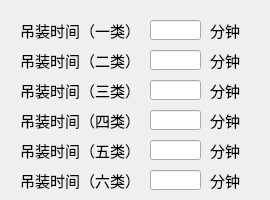
   <widget class="QWidget" name="tabDefault">
    <attribute name="title">
     <string>默认参数</string>
    </attribute>
    <widget class="QLabel" name="label_22">
     <property name="geometry">
      <rect>
       <x>20</x>
       <y>20</y>
       <width>131</width>
       <height>21</height>
      </rect>
     </property>
     <property name="font">
      <font>
       <family>宋体</family>
       <pointsize>11</pointsize>
      </font>
     </property>
     <property name="text">
      <string>吊装时间（一类）</string>
     </property>
    </widget>
    <widget class="QLineEdit" name="lineEdit">
     <property name="geometry">
      <rect>
       <x>150</x>
       <y>20</y>
       <width>51</width>
       <height>20</height>
      </rect>
     </property>
    </widget>
    <widget class="QLabel" name="label_23">
     <property name="geometry">
      <rect>
       <x>210</x>
       <y>20</y>
       <width>51</width>
       <height>21</height>
      </rect>
     </property>
     <property name="font">
      <font>
       <family>宋体</family>
       <pointsize>11</pointsize>
      </font>
     </property>
     <property name="text">
      <string>分钟</string>
     </property>
    </widget>
    <widget class="QLabel" name="label_25">
     <property name="geometry">
      <rect>
       <x>20</x>
       <y>50</y>
       <width>131</width>
       <height>21</height>
      </rect>
     </property>
     <property name="font">
      <font>
       <family>宋体</family>
       <pointsize>11</pointsize>
      </font>
     </property>
     <property name="text">
      <string>吊装时间（二类）</string>
     </property>
    </widget>
    <widget class="QLineEdit" name="lineEdit_2">
     <property name="geometry">
      <rect>
       <x>150</x>
       <y>50</y>
       <width>51</width>
       <height>20</height>
      </rect>
     </property>
    </widget>
    <widget class="QLabel" name="label_27">
     <property name="geometry">
      <rect>
       <x>210</x>
       <y>50</y>
       <width>51</width>
       <height>21</height>
      </rect>
     </property>
     <property name="font">
      <font>
       <family>宋体</family>
       <pointsize>11</pointsize>
      </font>
     </property>
     <property name="text">
      <string>分钟</string>
     </property>
    </widget>
    <widget class="QLabel" name="label_37">
     <property name="geometry">
      <rect>
       <x>20</x>
       <y>80</y>
       <width>131</width>
       <height>21</height>
      </rect>
     </property>
     <property name="font">
      <font>
       <family>宋体</family>
       <pointsize>11</pointsize>
      </font>
     </property>
     <property name="text">
      <string>吊装时间（三类）</string>
     </property>
    </widget>
    <widget class="QLineEdit" name="lineEdit_3">
     <property name="geometry">
      <rect>
       <x>150</x>
       <y>80</y>
       <width>51</width>
       <height>20</height>
      </rect>
     </property>
    </widget>
    <widget class="QLabel" name="label_38">
     <property name="geometry">
      <rect>
       <x>210</x>
       <y>80</y>
       <width>51</width>
       <height>21</height>
      </rect>
     </property>
     <property name="font">
      <font>
       <family>宋体</family>
       <pointsize>11</pointsize>
      </font>
     </property>
     <property name="text">
      <string>分钟</string>
     </property>
    </widget>
    <widget class="QLabel" name="label_39">
     <property name="geometry">
      <rect>
       <x>20</x>
       <y>110</y>
       <width>131</width>
       <height>21</height>
      </rect>
     </property>
     <property name="font">
      <font>
       <family>宋体</family>
       <pointsize>11</pointsize>
      </font>
     </property>
     <property name="text">
      <string>吊装时间（四类）</string>
     </property>
    </widget>
    <widget class="QLineEdit" name="lineEdit_4">
     <property name="geometry">
      <rect>
       <x>150</x>
       <y>110</y>
       <width>51</width>
       <height>20</height>
      </rect>
     </property>
    </widget>
    <widget class="QLabel" name="label_40">
     <property name="geometry">
      <rect>
       <x>210</x>
       <y>110</y>
       <width>51</width>
       <height>21</height>
      </rect>
     </property>
     <property name="font">
      <font>
       <family>宋体</family>
       <pointsize>11</pointsize>
      </font>
     </property>
     <property name="text">
      <string>分钟</string>
     </property>
    </widget>
    <widget class="QLabel" name="label_41">
     <property name="geometry">
      <rect>
       <x>20</x>
       <y>140</y>
       <width>131</width>
       <height>21</height>
      </rect>
     </property>
     <property name="font">
      <font>
       <family>宋体</family>
       <pointsize>11</pointsize>
      </font>
     </property>
     <property name="text">
      <string>吊装时间（五类）</string>
     </property>
    </widget>
    <widget class="QLineEdit" name="lineEdit_5">
     <property name="geometry">
      <rect>
       <x>150</x>
       <y>140</y>
       <width>51</width>
       <height>20</height>
      </rect>
     </property>
    </widget>
    <widget class="QLabel" name="label_42">
     <property name="geometry">
      <rect>
       <x>210</x>
       <y>140</y>
       <width>51</width>
       <height>21</height>
      </rect>
     </property>
     <property name="font">
      <font>
       <family>宋体</family>
       <pointsize>11</pointsize>
      </font>
     </property>
     <property name="text">
      <string>分钟</string>
     </property>
    </widget>
    <widget class="QLabel" name="label_43">
     <property name="geometry">
      <rect>
       <x>20</x>
       <y>170</y>
       <width>131</width>
       <height>21</height>
      </rect>
     </property>
     <property name="font">
      <font>
       <family>宋体</family>
       <pointsize>11</pointsize>
      </font>
     </property>
     <property name="text">
      <string>吊装时间（六类）</string>
     </property>
    </widget>
    <widget class="QLineEdit" name="lineEdit_6">
     <property name="geometry">
      <rect>
       <x>150</x>
       <y>170</y>
       <width>51</width>
       <height>20</height>
      </rect>
     </property>
    </widget>
    <widget class="QLabel" name="label_44">
     <property name="geometry">
      <rect>
       <x>210</x>
       <y>170</y>
       <width>51</width>
       <height>21</height>
      </rect>
     </property>
     <property name="font">
      <font>
       <family>宋体</family>
       <pointsize>11</pointsize>
      </font>
     </property>
     <property name="text">
      <string>分钟</string>
     </property>
    </widget>
   </widget>
